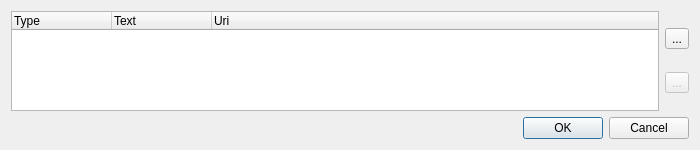
<?xml version="1.0" encoding="UTF-8"?>
<ui version="4.0">
 <class>ILinksDialog</class>
 <widget class="QDialog" name="ILinksDialog">
  <property name="geometry">
   <rect>
    <x>0</x>
    <y>0</y>
    <width>700</width>
    <height>150</height>
   </rect>
  </property>
  <property name="windowTitle">
   <string>Links...</string>
  </property>
  <layout class="QVBoxLayout" name="verticalLayout_2">
   <item>
    <layout class="QHBoxLayout" name="horizontalLayout">
     <item>
      <widget class="QTreeWidget" name="treeWidget">
       <column>
        <property name="text">
         <string>Type</string>
        </property>
       </column>
       <column>
        <property name="text">
         <string>Text</string>
        </property>
       </column>
       <column>
        <property name="text">
         <string>Uri</string>
        </property>
       </column>
      </widget>
     </item>
     <item>
      <layout class="QVBoxLayout" name="verticalLayout">
       <item>
        <widget class="QToolButton" name="toolAdd">
         <property name="text">
          <string>...</string>
         </property>
         <property name="icon">
          <iconset resource="../resources.qrc">
           <normaloff>:/icons/Add.svgt</normaloff>:/icons/Add.svgt</iconset>
         </property>
         <property name="iconSize">
          <size>
           <width>32</width>
           <height>32</height>
          </size>
         </property>
        </widget>
       </item>
       <item>
        <widget class="QToolButton" name="toolDelete">
         <property name="enabled">
          <bool>false</bool>
         </property>
         <property name="text">
          <string>...</string>
         </property>
         <property name="icon">
          <iconset resource="../resources.qrc">
           <normaloff>:/icons/DeleteOne.svgt</normaloff>:/icons/DeleteOne.svgt</iconset>
         </property>
         <property name="iconSize">
          <size>
           <width>32</width>
           <height>32</height>
          </size>
         </property>
        </widget>
       </item>
      </layout>
     </item>
    </layout>
   </item>
   <item>
    <widget class="QDialogButtonBox" name="buttonBox">
     <property name="orientation">
      <enum>Qt::Horizontal</enum>
     </property>
     <property name="standardButtons">
      <set>QDialogButtonBox::Cancel|QDialogButtonBox::Ok</set>
     </property>
    </widget>
   </item>
  </layout>
 </widget>
 <resources>
  <include location="../resources.qrc"/>
 </resources>
 <connections>
  <connection>
   <sender>buttonBox</sender>
   <signal>accepted()</signal>
   <receiver>ILinksDialog</receiver>
   <slot>accept()</slot>
   <hints>
    <hint type="sourcelabel">
     <x>248</x>
     <y>254</y>
    </hint>
    <hint type="destinationlabel">
     <x>157</x>
     <y>274</y>
    </hint>
   </hints>
  </connection>
  <connection>
   <sender>buttonBox</sender>
   <signal>rejected()</signal>
   <receiver>ILinksDialog</receiver>
   <slot>reject()</slot>
   <hints>
    <hint type="sourcelabel">
     <x>316</x>
     <y>260</y>
    </hint>
    <hint type="destinationlabel">
     <x>286</x>
     <y>274</y>
    </hint>
   </hints>
  </connection>
 </connections>
</ui>
